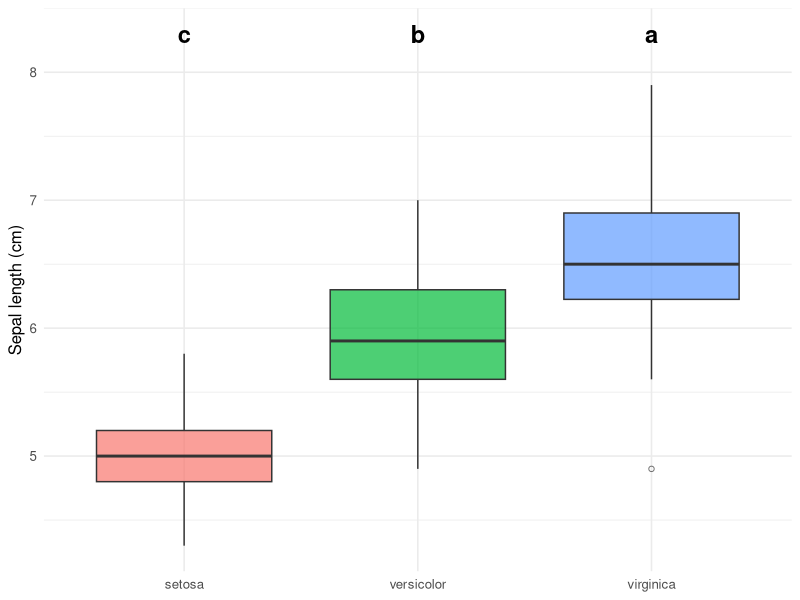

The R source for this figure:
## ---- chunk 1
#| label: data
data(iris)
summary(iris$Sepal.Length)
table(iris$Species)
## ---- chunk 2
#| label: anova
fit <- aov(Sepal.Length ~ Species, data = iris)
summary(fit)
## ---- chunk 3
#| label: tukey
tuk <- TukeyHSD(fit)
tuk
## ---- chunk 4
#| label: cld
library(multcompView)

cld <- multcompLetters4(fit, tuk)
cld_letters <- cld$Species$Letters
cld_df <- data.frame(
  Species = names(cld_letters),
  cld     = unname(cld_letters)
)
cld_df
## ---- chunk 5
#| label: fig-cld
#| fig-cap: "Sepal length by *Iris* species. Means sharing a letter are not significantly different (Tukey HSD, α = 0.05)."
#| fig-width: 6
#| fig-height: 4
library(ggplot2)

y_label_pos <- max(iris$Sepal.Length) + 0.4

ggplot(iris, aes(Species, Sepal.Length, fill = Species)) +
  geom_boxplot(alpha = 0.7, outlier.shape = 1) +
  geom_text(
    data = cld_df,
    aes(x = Species, y = y_label_pos, label = cld),
    inherit.aes = FALSE, size = 6, fontface = "bold"
  ) +
  labs(
    y = "Sepal length (cm)",
    x = NULL
  ) +
  theme_minimal(base_size = 12) +
  theme(legend.position = "none")
## ---- chunk 6
#| label: session
sessionInfo()
